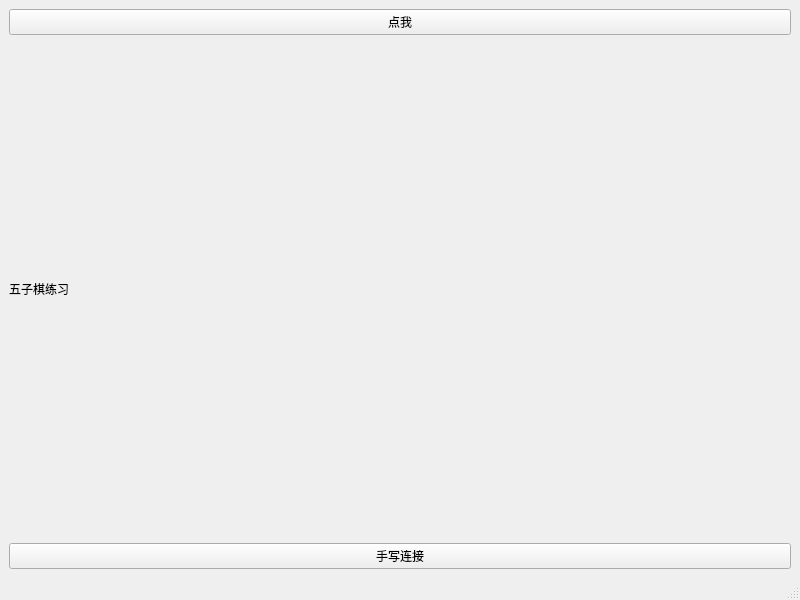
<?xml version="1.0" encoding="UTF-8"?>
<ui version="4.0">
 <class>MainWindow</class>
 <widget class="QMainWindow" name="MainWindow">
  <property name="geometry">
   <rect>
    <x>0</x>
    <y>0</y>
    <width>800</width>
    <height>600</height>
   </rect>
  </property>
  <property name="windowTitle">
   <string>MainWindow</string>
  </property>
  <widget class="QWidget" name="centralwidget">
   <layout class="QVBoxLayout" name="verticalLayout">
    <item>
     <widget class="QPushButton" name="pushButton">
      <property name="text">
       <string>点我</string>
      </property>
      <property name="iconSize">
       <size>
        <width>50</width>
        <height>50</height>
       </size>
      </property>
     </widget>
    </item>
    <item>
     <widget class="QLabel" name="titleLabel">
      <property name="text">
       <string>五子棋练习</string>
      </property>
     </widget>
    </item>
    <item>
     <widget class="QPushButton" name="btnConnect">
      <property name="text">
       <string>手写连接</string>
      </property>
     </widget>
    </item>
   </layout>
  </widget>
  <widget class="QMenuBar" name="menubar">
   <property name="geometry">
    <rect>
     <x>0</x>
     <y>0</y>
     <width>800</width>
     <height>25</height>
    </rect>
   </property>
  </widget>
  <widget class="QStatusBar" name="statusbar"/>
 </widget>
 <resources/>
 <connections/>
</ui>
